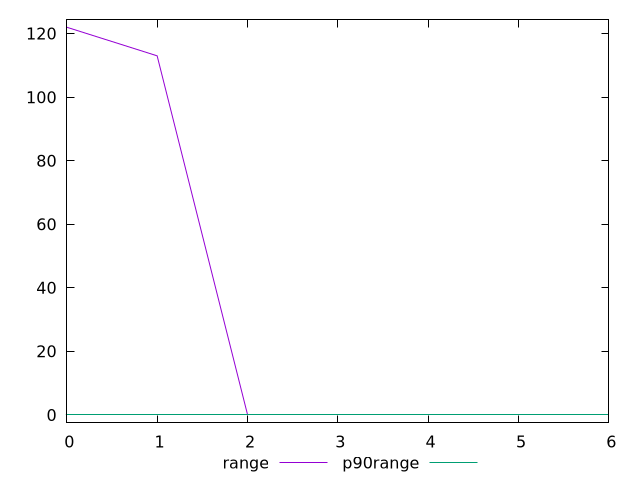

Here is the gnuplot script that generated this plot:
$_range <<EOF
0 122
1 113
2 0
3 0
4 0
5 0
6 0
EOF
$_p90Range <<EOF
0 0
1 0
2 0
3 0
4 0
5 0
6 0
EOF
set key outside below
set terminal pngcairo
set output "report_00006_2020-11-02T20-21-41.718Z/dom-size/progession_range_p90range.png"
set yrange [-2.44:124.44]
plot $_range title "range" with line ,$_p90Range title "p90range" with line ,
